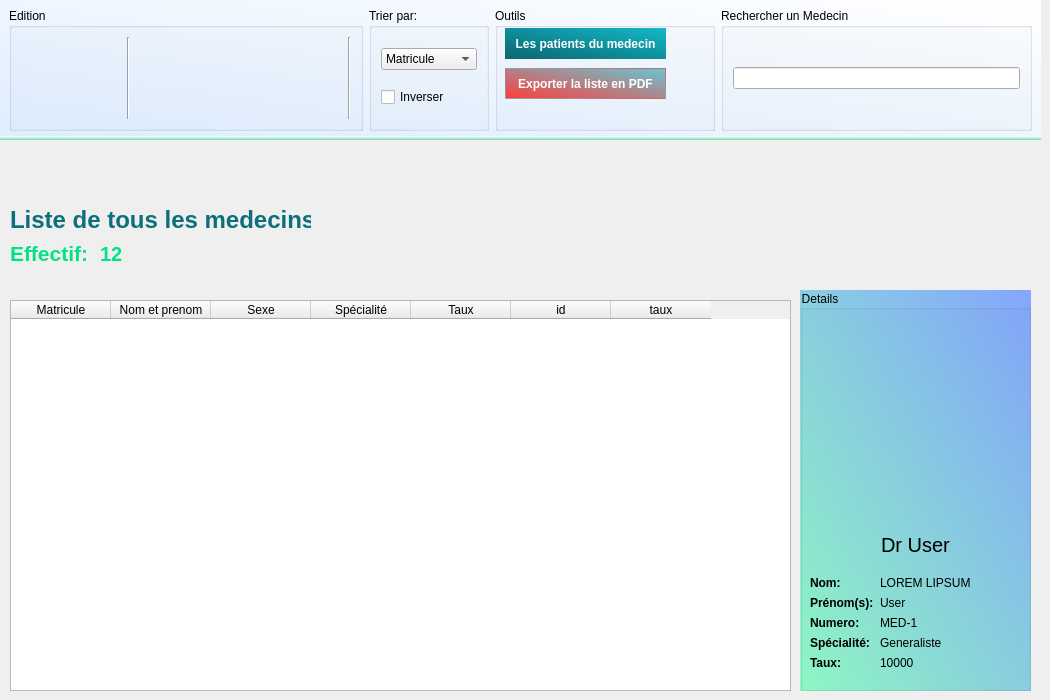
    <widget class="QWidget" name="page_2">
     <widget class="QTableWidget" name="medTable">
      <property name="geometry">
       <rect>
        <x>10</x>
        <y>300</y>
        <width>781</width>
        <height>391</height>
       </rect>
      </property>
      <column>
       <property name="text">
        <string>Matricule</string>
       </property>
      </column>
      <column>
       <property name="text">
        <string>Nom et prenom</string>
       </property>
      </column>
      <column>
       <property name="text">
        <string>Sexe</string>
       </property>
      </column>
      <column>
       <property name="text">
        <string>Spécialité</string>
       </property>
      </column>
      <column>
       <property name="text">
        <string>Taux</string>
       </property>
      </column>
      <column>
       <property name="text">
        <string>id</string>
       </property>
      </column>
      <column>
       <property name="text">
        <string>taux</string>
       </property>
      </column>
     </widget>
     <widget class="QGroupBox" name="medDetailsGroup">
      <property name="geometry">
       <rect>
        <x>800</x>
        <y>290</y>
        <width>231</width>
        <height>401</height>
       </rect>
      </property>
      <property name="styleSheet">
       <string notr="true">#medDetailsGroup{
background-color: qlineargradient(spread:pad, x1:0.494, y1:0.960227, x2:0.465636, y2:0, stop:0 rgba(49, 176, 235, 255), stop:1 rgba(255, 255, 255, 255));
background-color: qlineargradient(spread:pad, x1:0, y1:0.989, x2:1, y2:0, stop:0 rgba(183, 212, 255, 255), stop:1 rgba(255, 255, 255, 255));
background-color: qlineargradient(spread:pad, x1:0, y1:0.989, x2:1, y2:0, stop:0 rgba(222, 237, 255, 255), stop:1 rgba(255, 255, 255, 255));
background-color:qlineargradient(spread:pad, x1:0, y1:1, x2:1, y2:0, stop:0 rgba(144, 250, 197, 255), stop:1 rgba(132, 165, 253, 255)) ;

}</string>
      </property>
      <property name="title">
       <string>Details</string>
      </property>
      <widget class="QWidget" name="layoutWidget">
       <property name="geometry">
        <rect>
         <x>10</x>
         <y>230</y>
         <width>211</width>
         <height>150</height>
        </rect>
       </property>
       <layout class="QVBoxLayout" name="infoMedLayout">
        <item>
         <layout class="QHBoxLayout" name="horizontalLayout_3">
          <item>
           <spacer name="horizontalSpacer">
            <property name="orientation">
             <enum>Qt::Horizontal</enum>
            </property>
            <property name="sizeHint" stdset="0">
             <size>
              <width>40</width>
              <height>20</height>
             </size>
            </property>
           </spacer>
          </item>
          <item>
           <widget class="QLabel" name="pseudoLbl">
            <property name="styleSheet">
             <string notr="true">text-align: center;
font-size: 15pt;</string>
            </property>
            <property name="text">
             <string>Dr User</string>
            </property>
           </widget>
          </item>
          <item>
           <spacer name="horizontalSpacer_3">
            <property name="orientation">
             <enum>Qt::Horizontal</enum>
            </property>
            <property name="sizeHint" stdset="0">
             <size>
              <width>40</width>
              <height>20</height>
             </size>
            </property>
           </spacer>
          </item>
         </layout>
        </item>
        <item>
         <layout class="QFormLayout" name="formLayout">
          <item row="0" column="0">
           <widget class="QLabel" name="label_3">
            <property name="text">
             <string>&lt;html&gt;&lt;head/&gt;&lt;body&gt;&lt;p&gt;&lt;span style=&quot; font-weight:600;&quot;&gt;Nom:&lt;/span&gt;&lt;/p&gt;&lt;/body&gt;&lt;/html&gt;</string>
            </property>
           </widget>
          </item>
          <item row="0" column="1">
           <widget class="QLabel" name="nomLbl">
            <property name="text">
             <string>LOREM LIPSUM</string>
            </property>
           </widget>
          </item>
          <item row="1" column="0">
           <widget class="QLabel" name="label_4">
            <property name="text">
             <string>&lt;html&gt;&lt;head/&gt;&lt;body&gt;&lt;p&gt;&lt;span style=&quot; font-weight:600;&quot;&gt;Prénom(s):&lt;/span&gt;&lt;/p&gt;&lt;/body&gt;&lt;/html&gt;</string>
            </property>
           </widget>
          </item>
          <item row="1" column="1">
           <widget class="QLabel" name="prenomLbl">
            <property name="text">
             <string>User</string>
            </property>
           </widget>
          </item>
          <item row="2" column="0">
           <widget class="QLabel" name="label_8">
            <property name="text">
             <string>&lt;html&gt;&lt;head/&gt;&lt;body&gt;&lt;p&gt;&lt;span style=&quot; font-weight:600;&quot;&gt;Numero:&lt;/span&gt;&lt;/p&gt;&lt;/body&gt;&lt;/html&gt;</string>
            </property>
           </widget>
          </item>
          <item row="2" column="1">
           <widget class="QLabel" name="matriculeLbl">
            <property name="text">
             <string>MED-1</string>
            </property>
           </widget>
          </item>
          <item row="3" column="0">
           <widget class="QLabel" name="label_9">
            <property name="text">
             <string>&lt;html&gt;&lt;head/&gt;&lt;body&gt;&lt;p&gt;&lt;span style=&quot; font-weight:600;&quot;&gt;Spécialité:&lt;/span&gt;&lt;/p&gt;&lt;/body&gt;&lt;/html&gt;</string>
            </property>
           </widget>
          </item>
          <item row="3" column="1">
           <widget class="QLabel" name="specLbl">
            <property name="text">
             <string>Generaliste</string>
            </property>
           </widget>
          </item>
          <item row="4" column="0">
           <widget class="QLabel" name="label_10">
            <property name="text">
             <string>&lt;html&gt;&lt;head/&gt;&lt;body&gt;&lt;p&gt;&lt;span style=&quot; font-weight:600;&quot;&gt;Taux:&lt;/span&gt;&lt;/p&gt;&lt;/body&gt;&lt;/html&gt;</string>
            </property>
           </widget>
          </item>
          <item row="4" column="1">
           <widget class="QLabel" name="tauxLbl">
            <property name="text">
             <string>10000</string>
            </property>
           </widget>
          </item>
         </layout>
        </item>
       </layout>
      </widget>
     </widget>
     <widget class="QLabel" name="label_11">
      <property name="geometry">
       <rect>
        <x>10</x>
        <y>200</y>
        <width>301</width>
        <height>41</height>
       </rect>
      </property>
      <property name="text">
       <string>&lt;html&gt;&lt;head/&gt;&lt;body&gt;&lt;p&gt;&lt;span style=&quot; font-size:18pt; font-weight:600; color:#0d6f7a;&quot;&gt;Liste de tous les medecins&lt;/span&gt;&lt;/p&gt;&lt;/body&gt;&lt;/html&gt;</string>
      </property>
     </widget>
     <widget class="QWidget" name="layoutWidget">
      <property name="geometry">
       <rect>
        <x>10</x>
        <y>240</y>
        <width>171</width>
        <height>28</height>
       </rect>
      </property>
      <layout class="QHBoxLayout" name="horizontalLayout_2">
       <item>
        <widget class="QLabel" name="label_12">
         <property name="styleSheet">
          <string notr="true"/>
         </property>
         <property name="text">
          <string>&lt;html&gt;&lt;head/&gt;&lt;body&gt;&lt;p&gt;&lt;span style=&quot; font-size:16pt; font-weight:600; color:#03e185;&quot;&gt;Effectif: &lt;/span&gt;&lt;/p&gt;&lt;/body&gt;&lt;/html&gt;</string>
         </property>
        </widget>
       </item>
       <item>
        <widget class="QLabel" name="medNumber">
         <property name="styleSheet">
          <string notr="true">font-size: 15pt;
font-weight: bold;
color: rgb(3, 225, 133);</string>
         </property>
         <property name="text">
          <string>12</string>
         </property>
        </widget>
       </item>
      </layout>
     </widget>
     <widget class="QFrame" name="frame">
      <property name="geometry">
       <rect>
        <x>0</x>
        <y>-1</y>
        <width>1041</width>
        <height>141</height>
       </rect>
      </property>
      <property name="styleSheet">
       <string notr="true">#frame{
background-color: qlineargradient(spread:pad, x1:0, y1:0.989, x2:1, y2:0, stop:0 rgba(222, 237, 255, 255), stop:1 rgba(255, 255, 255, 255));
border-bottom: 4px solid red;
	border-bottom-color: qlineargradient(spread:pad, x1:0.5, y1:1, x2:0.477, y2:0, stop:0 rgba(118, 221, 179, 255), stop:1 rgba(255, 255, 255, 255))
}</string>
      </property>
      <layout class="QHBoxLayout" name="horizontalLayout_4">
       <item>
        <widget class="QGroupBox" name="groupBox">
         <property name="styleSheet">
          <string notr="true">#groupBox{
	
}</string>
         </property>
         <property name="title">
          <string>Edition</string>
         </property>
         <layout class="QHBoxLayout" name="horizontalLayout">
          <item>
           <widget class="QPushButton" name="pushButton_6">
            <property name="minimumSize">
             <size>
              <width>100</width>
              <height>80</height>
             </size>
            </property>
            <property name="font">
             <font>
              <family>Calibri</family>
              <pointsize>11</pointsize>
              <weight>9</weight>
              <italic>false</italic>
              <bold>false</bold>
              <kerning>false</kerning>
             </font>
            </property>
            <property name="styleSheet">
             <string notr="true">#pushButton_6{
	background-color: transparent;
border: none;
}
#pushButton_6:hover{
	background-color:rgba(3, 225, 132, 0.2);
border: 1px solid rgb(3, 225, 133);
}
</string>
            </property>
            <property name="text">
             <string/>
            </property>
            <property name="icon">
             <iconset resource="resource.qrc">
              <normaloff>:/img/img/ajoutMed.png</normaloff>:/img/img/ajoutMed.png</iconset>
            </property>
            <property name="iconSize">
             <size>
              <width>80</width>
              <height>80</height>
             </size>
            </property>
            <property name="default">
             <bool>false</bool>
            </property>
           </widget>
          </item>
          <item>
           <widget class="Line" name="line">
            <property name="orientation">
             <enum>Qt::Vertical</enum>
            </property>
           </widget>
          </item>
          <item>
           <widget class="QPushButton" name="pushButton">
            <property name="minimumSize">
             <size>
              <width>100</width>
              <height>80</height>
             </size>
            </property>
            <property name="maximumSize">
             <size>
              <width>100</width>
              <height>80</height>
             </size>
            </property>
            <property name="toolTip">
             <string>Modifier</string>
            </property>
            <property name="styleSheet">
             <string notr="true">#pushButton{
	background-color: transparent;
border: none;
}
#pushButton:hover{
	background-color:rgba(3, 225, 132, 0.2);
border: 1px solid rgb(3, 225, 133);
}
</string>
            </property>
            <property name="text">
             <string/>
            </property>
            <property name="icon">
             <iconset resource="resource.qrc">
              <normaloff>:/img/img/editMed.png</normaloff>:/img/img/editMed.png</iconset>
            </property>
            <property name="iconSize">
             <size>
              <width>80</width>
              <height>80</height>
             </size>
            </property>
           </widget>
          </item>
          <item>
           <widget class="QPushButton" name="removeMedBtn">
            <property name="minimumSize">
             <size>
              <width>100</width>
              <height>80</height>
             </size>
            </property>
            <property name="maximumSize">
             <size>
              <width>100</width>
              <height>80</height>
             </size>
            </property>
            <property name="toolTip">
             <string>Supprimer</string>
            </property>
            <property name="styleSheet">
             <string notr="true">#removeMedBtn{
	background-color: transparent;
border: none;
}
#removeMedBtn:hover{
	background-color:rgba(3, 225, 132, 0.2);
border: 1px solid rgb(3, 225, 133);
}
</string>
            </property>
            <property name="text">
             <string/>
            </property>
            <property name="icon">
             <iconset resource="resource.qrc">
              <normaloff>:/img/img/removeMed.png</normaloff>:/img/img/removeMed.png</iconset>
            </property>
            <property name="iconSize">
             <size>
              <width>80</width>
              <height>80</height>
             </size>
            </property>
           </widget>
          </item>
          <item>
           <widget class="Line" name="line_2">
            <property name="orientation">
             <enum>Qt::Vertical</enum>
            </property>
           </widget>
          </item>
         </layout>
        </widget>
       </item>
       <item>
        <widget class="QGroupBox" name="groupBox_2">
         <property name="minimumSize">
          <size>
           <width>120</width>
           <height>0</height>
          </size>
         </property>
         <property name="maximumSize">
          <size>
           <width>120</width>
           <height>16777215</height>
          </size>
         </property>
         <property name="title">
          <string>Trier par:</string>
         </property>
         <layout class="QVBoxLayout" name="verticalLayout">
          <item>
           <widget class="QComboBox" name="comboBox_2">
            <property name="styleSheet">
             <string notr="true"/>
            </property>
            <item>
             <property name="text">
              <string>Matricule</string>
             </property>
            </item>
            <item>
             <property name="text">
              <string>Nom</string>
             </property>
            </item>
            <item>
             <property name="text">
              <string>Specialite</string>
             </property>
            </item>
            <item>
             <property name="text">
              <string>Sexe</string>
             </property>
            </item>
            <item>
             <property name="text">
              <string>Taux</string>
             </property>
            </item>
           </widget>
          </item>
          <item>
           <widget class="QCheckBox" name="reverseSortMed">
            <property name="text">
             <string>Inverser</string>
            </property>
           </widget>
          </item>
         </layout>
        </widget>
       </item>
       <item>
        <widget class="QGroupBox" name="groupBox_3">
         <property name="minimumSize">
          <size>
           <width>220</width>
           <height>0</height>
          </size>
         </property>
         <property name="title">
          <string>Outils</string>
         </property>
         <widget class="QPushButton" name="printMedtable">
          <property name="geometry">
           <rect>
            <x>10</x>
            <y>60</y>
            <width>161</width>
            <height>31</height>
           </rect>
          </property>
          <property name="styleSheet">
           <string notr="true">#printMedtable{
border:none;
border: 1px solid qlineargradient(spread:pad, x1:1, y1:0, x2:0, y2:1, stop:0 rgba(255, 59, 59, 255), stop:1 rgba(98, 202, 214, 255));
background-color: qlineargradient(spread:pad, x1:0, y1:1, x2:1, y2:0, stop:0 rgba(255, 59, 59, 255), stop:1 rgba(98, 202, 214, 255));
color: rgb(232, 54, 54);
color: white;
font-weight: bold;
}
#printMedtable:hover{
background-color: qlineargradient(spread:pad, x1:0, y1:1, x2:1, y2:0, stop:0 rgba(255, 34, 34, 255), stop:1 rgba(55, 198, 214, 255));
}</string>
          </property>
          <property name="text">
           <string>Exporter la liste en PDF</string>
          </property>
         </widget>
         <widget class="QPushButton" name="voirPatient">
          <property name="geometry">
           <rect>
            <x>10</x>
            <y>20</y>
            <width>161</width>
            <height>31</height>
           </rect>
          </property>
          <property name="styleSheet">
           <string notr="true">#voirPatient{
border:none;
background-color: qlineargradient(spread:pad, x1:0, y1:1, x2:1, y2:0, stop:0 rgba(11, 102, 112, 255), stop:1 rgba(18, 185, 200, 255));
color: rgb(232, 54, 54);
color: white;
font-weight: bold;
}
#voirPatient:hover{
background-color: qlineargradient(spread:pad, x1:0, y1:1, x2:1, y2:0, stop:0 rgba(9, 87, 94, 255), stop:1 rgba(15, 174, 182, 255));
}</string>
          </property>
          <property name="text">
           <string>Les patients du medecin</string>
          </property>
         </widget>
        </widget>
       </item>
       <item>
        <widget class="QGroupBox" name="groupBox_4">
         <property name="title">
          <string>Rechercher un Medecin</string>
         </property>
         <layout class="QVBoxLayout" name="verticalLayout_2">
          <item>
           <widget class="QLineEdit" name="searchBar">
            <property name="minimumSize">
             <size>
              <width>281</width>
              <height>0</height>
             </size>
            </property>
            <property name="cursor">
             <cursorShape>IBeamCursor</cursorShape>
            </property>
           </widget>
          </item>
         </layout>
        </widget>
       </item>
      </layout>
     </widget>
    </widget>
